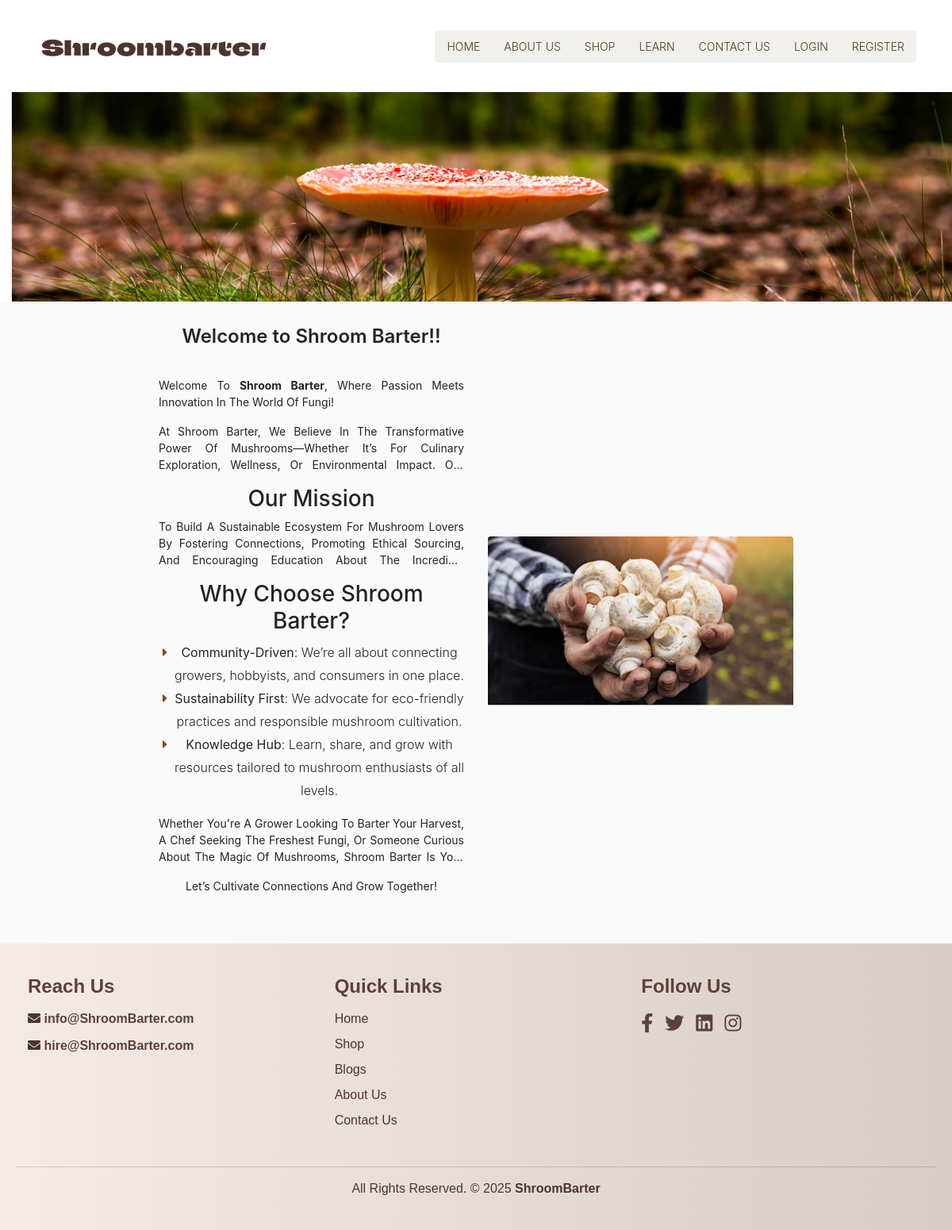
The page /about/ on the database its author committed.
### products/models.py (models this page shows, shortened)
class About(models.Model):
    title = models.CharField(max_length=200, help_text="Enter the title for the About section")
    description = RichTextField(help_text="Enter the main description text for the About section")
    short_description = models.TextField(default="Default short description here")  # Add a default value
    image = models.ImageField(upload_to='about_images/', null=True, blank=True, help_text="Upload an image for the About section")
    banner_image = models.ImageField(upload_to='about_banners/', null=True, blank=True, help_text="Upload a banner image for the About page")

### products/views.py (the view)
# urls.py: path('about/', views.about, name='about'),
def about(request):
    about = About.objects.first()  # Fetch the first entry for the About page
    return render(request, 'products/about.html',{  'about': about})

### templates/products/about.html
{% extends 'products/base.html' %}
{% block content %}
<div class="about-banner" style="position: relative; width: 100%; height: 300px; overflow: hidden;">
        <img
            src="{{ about.banner_image.url }}"
            alt="About Banner"
            style="width: 100%; height: 300px; object-fit: cover;"
        />
</div>
<div class="about-main">
    <div class="row">
        <div class="col-lg-6">
            <h2>{{ about.title }}</h2>
            <p>{{ about.description|safe }}</p>
        </div>
        <div class="col-lg-6">
            <img class="img-fluid rounded" src="{{ about.image.url }}" alt="{{ about.title }}" />
        </div>
    </div>
</div>
{% endblock %}

### static/css/home.css (style rules this page uses)
body { padding-top: 54px; font-family: 'Poppins', sans-serif; font-size: 14px; color: #4e3914; }
@media (min-width: 992px) { body { padding-top: 80px; } }
.about-main { padding: 30px 200px; text-align: justify; }
.about-main h2 { font-size: 24px; font-weight: 600; margin-bottom: 20px; }
.about-main p { font-size: 14px; text-transform: capitalize; }
.about-main ul { padding-left: 20px; }
.about-main ul li { position: relative; font-weight: 300; list-style: none; line-height: 29px; }
.about-main ul li:before { content: "\f0da"; font-family: 'Font Awesome 5 Free'; font-weight: 900; position: absolute; left: -15px; top: 0; color: #8B4513; }
.about-main img { max-width: 100%; height: auto; border-radius: 10px; }
.about-main .row .col-lg-6 { display: flex; flex-direction: column; justify-content: center; align-items: center; text-align: center; }
.about-main { padding: 30px 200px; text-align: justify; background-color: #fafafa; }
.about-main h2 { font-size: 24px; font-weight: 600; margin-bottom: 20px; text-align: center; }
.about-main p { font-size: 14px; text-transform: capitalize; text-align: justify; }
.about-main p { max-height: 80px; overflow: hidden; text-overflow: ellipsis; display: -webkit-box; -webkit-line-clamp: 3; -webkit-box-orient: vertical; }

### static/css/style1.css (style rules this page uses)
body { padding-top: 54px; font-family: 'Poppins', sans-serif; font-size: 14px; color: #4e3914; }
@media (min-width: 992px) { body { padding-top: 80px; } }

### rows shown on the page
About: banner_image (picture), title "Welcome to Shroom Barter!!", description "Welcome To Shroom Barter , Where Passion Meets Innovation In The World Of Fungi! At Shroom Barter, We Believe In The Transformative Power Of Mushrooms—whether It’s For Culinary Exploration, Wellness, Or Environmental Impact. Our Mission To Build A Sustainable Ecosystem For Mushroom Lovers By Fostering Connections, Promoting Ethical Sourcing, And Encouraging Education About The Why Choose Shroom Barter? Community-Driven : We’re all about connecting growers, hobbyists, and consumers in one place. Sustainability First : We advocate for eco-friendly practices and responsible mushroom cultivation. Knowledge Hub : Learn, share, and grow with resources tailored to mushroom enthusiasts of all…", image (picture)
